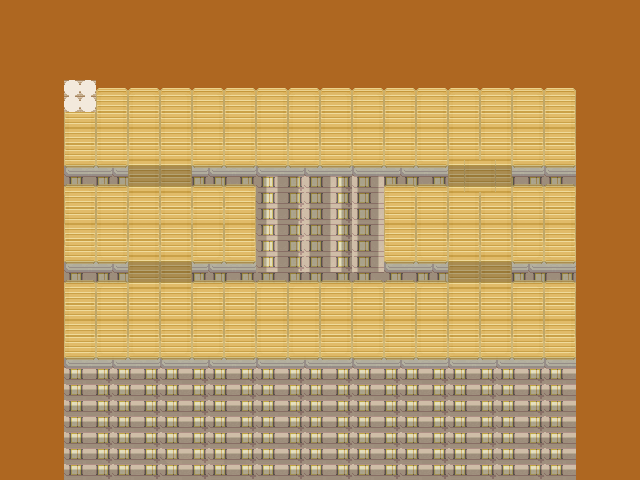

The image is a tile-based game level rendered from a .tmx file. Its description and source (layers, tilesets, objects; grid data summarised) follow:
An orthogonal 40x30 tile map with 16x16 px tiles, 3 tile layers (suelo, techo, teleport), 3 tilesets and 2 objects.

<map version="1.5" tiledversion="1.7.2" orientation="orthogonal" renderorder="right-down" width="40" height="30" tilewidth="16" tileheight="16" infinite="0" nextlayerid="5" nextobjectid="4">
 <tileset firstgid="1" source="Adiciones3.tsx" />
 <tileset firstgid="218" source="Mundo.tsx" />
 <tileset firstgid="1278" source="Edficios.tsx" />
 <layer id="1" name="suelo" width="40" height="30">
  <data>[1200 cells, 997 non-empty, 15 distinct tile ids]</data>
 </layer>
 <layer id="2" name="techo" width="40" height="30">
  <data>[1200 cells, 528 non-empty, 3 distinct tile ids]</data>
 </layer>
 <layer id="3" name="teleport" width="40" height="30">
  <data>[1200 cells, 420 non-empty, 6 distinct tile ids]</data>
 </layer>
 <objectgroup id="4" name="colisiones">
  <object id="2" x="576" y="96">
   <polyline points="0,0 0,64 0,71 -64,71.5 -64,89.5 -0.5,90 0,166.5 -64.5,167.5 -64,185 -0.5,186 0,262.5 -511.5,263 -512.5,186 -447.5,186.5 -448,166 -511.5,166 -511.5,89 -448,89.5 -448,70.5 -511.5,71 -512,-16 -480,-16 -479.5,-8.5 0.5,-8 0,16.5" />
  </object>
  <object id="3" x="193" y="167.5">
   <polygon points="0,0 255,-1 256,18 191,18.5 191.5,97.5 254,97.5 254.5,113 -1.5,114 -1,95.5 63,95.5 62.5,16.5 0.5,16.5" />
  </object>
 </objectgroup>
</map>
